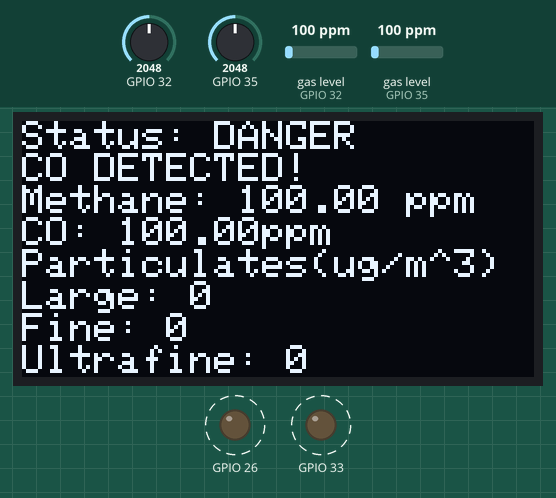
Simulated run of this program. Board: ESP32. Parts: 128×64 one-colour display, output pins drawn as LEDs (lit = HIGH). Dashed ring = blinking. The test bench sets the inputs (shaded band); at power-on: gas level (sensors on GPIO 32, GPIO 35) 100 ppm, GPIO 32 = 2048, GPIO 35 = 2048 (analog values on the 0–4095 scale). WiFi joins after 1.5 s; servers stay silent unless stated; uploads are accepted with an empty reply; what the program prints to the serial monitor is not drawn.

Above: at 7.8 s.
7.9 s: gas level (sensor on GPIO 32) set to 76 ppm
At 11.0 s:
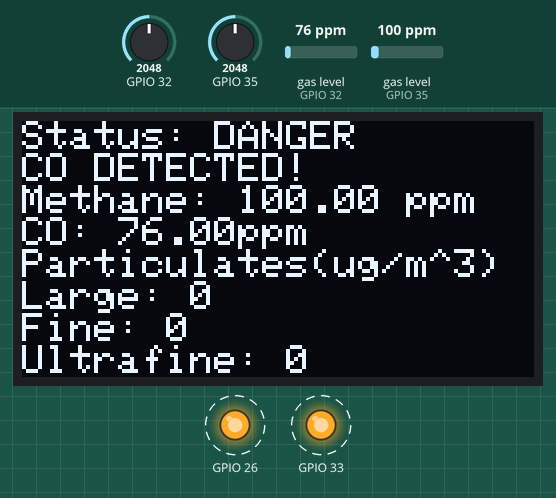
11.1 s: gas level (sensor on GPIO 32) set to 64 ppm
At 13.8 s:
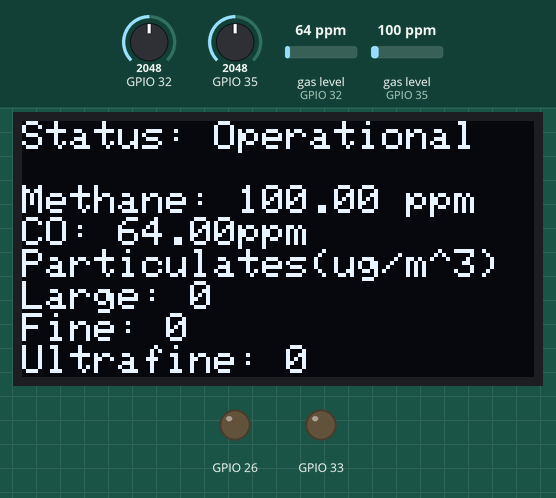
14.1 s: gas level (sensor on GPIO 35) set to 738 ppm
At 16.2 s:
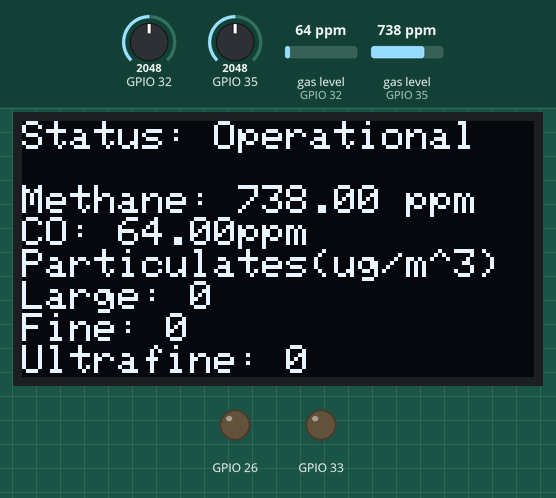
17.1 s: gas level (sensor on GPIO 35) set to 763 ppm
At 21.4 s:
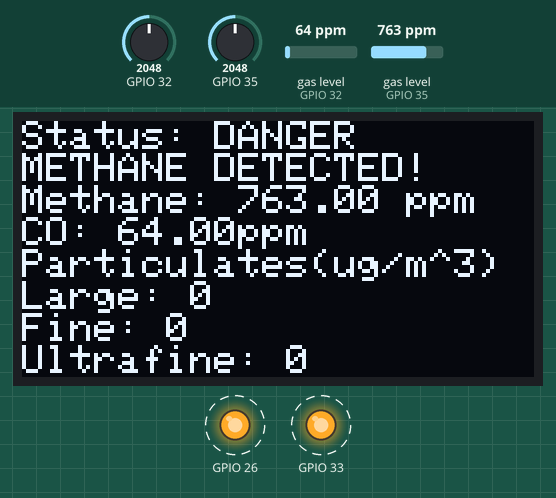
22.9 s: gas level (sensor on GPIO 32) set to 20 ppm
At 26.0 s:
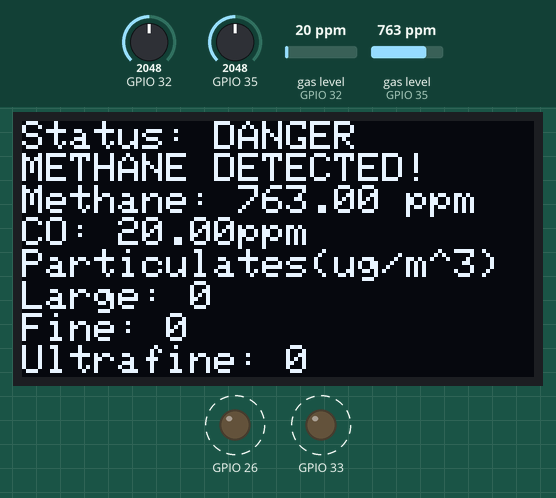
26.1 s: gas level (sensor on GPIO 35) set to 20 ppm
At 28.9 s:
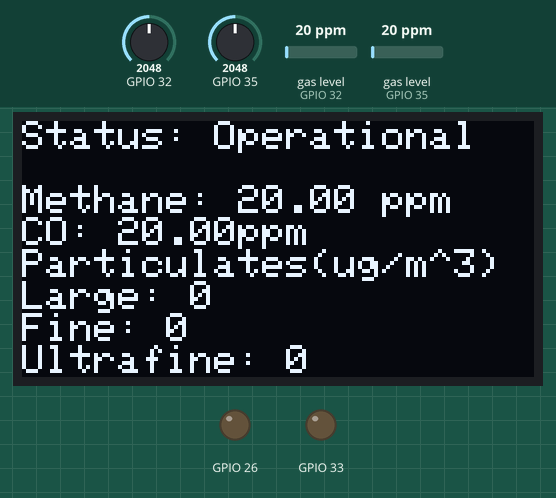
Timing chart, 0 to 30.1 s (numbered marks = the images above; inputs shaded):
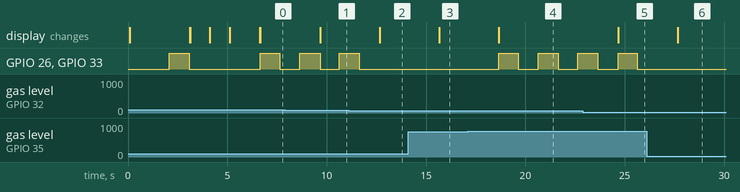

The program:

main.cpp
```cpp
#include <Arduino.h>
#include <array>
#include <Wire.h>
#include <SPI.h>
#include "cs147_display.h"
#include <MQUnifiedsensor.h>
#include <WiFi.h>
#include <HTTPClient.h>
#include <WiFiClientSecure.h>
#include "comas_cloud.h"
#include "comas_pms5003.h"

#define getLoadingIcon() loading_sprites[(millis() / 1000) % 4]

namespace Pins {
    constexpr uint8_t buzzer = 33;
    constexpr uint8_t methane_sensor = 35;
    constexpr uint8_t co_sensor = 32;
    constexpr uint8_t led = 26;
    constexpr uint8_t rx_pin = 16;
    constexpr uint8_t tx_pin = 17;  //Unused, we dont send data to the sensor.
}

// Sensor calibration values.
constexpr float METHANE_RES_REF = 3.0f;
constexpr float CO_RES_REF = 9.0f;

constexpr float ADC_VOLTAGE = 3.3f;
constexpr float SENSOR_VCC = 5.0f;
constexpr uint8_t ADC_BITS = 12;

char loading_sprites[] = {'|', '/', '-', '\\'};

// Sensors
MQUnifiedsensor methane_sensor(
    "ESP32",
    ADC_VOLTAGE,
    ADC_BITS,
    Pins::methane_sensor,
    "MQ-2"
);

MQUnifiedsensor co_sensor(
    "ESP32",
    ADC_VOLTAGE,
    ADC_BITS,
    Pins::co_sensor,
    "MQ-7"
);

//Loop globals
unsigned long last_print_ms = 0;
unsigned long last_beep = 0;
unsigned long last_communication = 0;
bool beeping = false;
int remote_alert_node = 0;
unsigned long last_alert_poll_ms = 0;
unsigned long last_sample_ms = 0;
float methane_ppm;
float co_ppm;
struct PmsReading pms;
int alert_status;


float readMethanePPM() {
    float voltage = (analogReadMilliVolts(Pins::methane_sensor) / 1000.0f) * 2.0f;

    methane_sensor.externalADCUpdate(voltage);

    return methane_sensor.readSensor();
}

float readCOPPM() {
    float voltage = (analogReadMilliVolts(Pins::co_sensor) / 1000.0f) * 2.0f;

    co_sensor.externalADCUpdate(voltage);

    return co_sensor.readSensor();
}

int getAlertStatus(float methane_ppm, float co_ppm, struct PmsReading pms) {
    int result = 0;

    if (methane_ppm >= METHANE_PPM_THRESHOLD) result += 2;
    if (co_ppm >= CO_PPM_THRESHOLD) result += 1;
    if (pms.pm2_5 >= PM25_UGM3_THRESHOLD) result += 4;
    if (remote_alert_node) result += 8;

    return result;
}


void setup() {
    Serial.begin(115200);

    //I2C to display
    cs147InitDisplay();
    cs147DisplayLines(
        "Booting COMAS...",
        "",
        "Group: 18",
        "CS147"
    );
    delay(2000);

    // Buzzer & LED INIT
    pinMode(Pins::buzzer, OUTPUT);
    pinMode(Pins::led, OUTPUT);

    digitalWrite(Pins::buzzer, HIGH);
    digitalWrite(Pins::led, HIGH);
    delay(1000);
    digitalWrite(Pins::buzzer, LOW);
    digitalWrite(Pins::led, LOW);

    // ADC INIT
    analogReadResolution(12);

    // MQ-2 INIT
    methane_sensor.init();
    methane_sensor.setVCC(SENSOR_VCC);
    methane_sensor.setRL(1);
    methane_sensor.setR0(METHANE_RES_REF);
    methane_sensor.setRegressionMethod(1);
    methane_sensor.setA(4309);
    methane_sensor.setB(-2.625);

    // MQ-7 INIT
    co_sensor.init();
    co_sensor.setVCC(SENSOR_VCC);
    co_sensor.setRL(10);
    co_sensor.setR0(CO_RES_REF);
    co_sensor.setRegressionMethod(1);
    co_sensor.setA(99.042);
    co_sensor.setB(-1.518);

    comasInitPms(Pins::rx_pin, Pins::tx_pin);

    //wait for particle sensor to wakeup
    unsigned long wakeup_ms = millis() + SENSOR_WARMUP_MS;
    while (millis() < wakeup_ms) {
        cs147DisplayLines(
            "Booting COMAS...",
            "",
            "Sensors warming up.",
            "Done in " + String( (int)(wakeup_ms - millis())/1000) + "s."
        );
    }

    int wifi_attempts = 0;

    cs147DisplayLines(
                "Booting COMAS...",
                "",
                "Connecting to network\n" + String(COMAS_WIFI_SSID)
            );

    while (wifi_attempts < WIFI_MAX_ATTEMPTS) {
        wifi_attempts++;
        comasConnectWifi();

        if (!comasWifiOk()) {
            Serial.println("ERROR!");
            cs147DisplayLines(
                "Booting COMAS...",
                "",
                "Connecting to network\n" + String(COMAS_WIFI_SSID),
                "FAILURE!\nRetrying (" + String(wifi_attempts) + "/" + String(WIFI_MAX_ATTEMPTS) + ") " + getLoadingIcon()
            );
        } else {
            Serial.println("WiFi connected");
            cs147DisplayLines(
                "Booting COMAS...",
                "",
                "Connecting to network\n" + String(COMAS_WIFI_SSID),
                "Success!"
            );

            break;
        }
    }

    if (!comasWifiOk()) {
        cs147DisplayLines(
                "Booting COMAS...",
                "",
                "Unable to connect.",
                "Continuing locally."
            );
            delay(2000);
    }
}

void loop() {
    unsigned long now = millis();

    if (now - last_alert_poll_ms >= ALERT_POLL_INTERVAL_MS) {
        last_alert_poll_ms = now;

        remote_alert_node = comasPollRemoteAlert();
    }

    if (now - last_sample_ms >= SAMPLE_INTERVAL_MS) {
        last_sample_ms = now;

        methane_ppm = readMethanePPM();
        co_ppm = readCOPPM();
        pms = comasReadPms();
        alert_status = getAlertStatus(methane_ppm, co_ppm, pms);
    }

    // Print values
    if (now - last_print_ms >= PRINT_INTERVAL) {
        last_print_ms = now;

        Serial.print("Methane: ");
        Serial.print(methane_ppm);

        Serial.print(" ppm | CO: ");
        Serial.print(co_ppm);
        Serial.println(" ppm");

        Serial.print(" PM1.0=");
        Serial.print(pms.pm1_0);

        Serial.print(" PM2.5=");
        Serial.print(pms.pm2_5);

        Serial.print(" PM10=");
        Serial.println(pms.pm10);

        String alert_text = " ";
        if (alert_status & (1 << 0)) {
            alert_text = "CO DETECTED!";
        } else if (alert_status & (1 << 1)) {
            alert_text = "METHANE DETECTED!";
        } else if (alert_status & (1 << 2)) {
            alert_text = "High Particles!";
        } else if (alert_status & (1 << 3) && remote_alert_node != COMAS_NODE_ID) {
            alert_text = "UNSAFE LEVELS AT NODE " + String(remote_alert_node);
        }

        cs147DisplayLines(
            "Status: " + String(alert_text != " " ? "DANGER" : (comasWifiOk() ? "Operational" : "Local Only")),
            alert_text,
            "Methane: " + String(methane_ppm) + " ppm\nCO: " + String(co_ppm) + "ppm",
            "Particulates(ug/m^3)\nLarge: " + String(pms.pm10) + "\nFine: " + String(pms.pm2_5) + "\nUltrafine: " + String(pms.pm1_0)
        );
    }

    if (now - last_beep >= BEEP_INTERVAL) {
        last_beep = now;

        if (alert_status) {
            beeping = !beeping;
            if (beeping) {
                    digitalWrite(Pins::buzzer, HIGH);
                    digitalWrite(Pins::led, HIGH);
            } else {
                    digitalWrite(Pins::buzzer, LOW);
                    digitalWrite(Pins::led, LOW);
            }
        } else {
            digitalWrite(Pins::buzzer, LOW);
            digitalWrite(Pins::led, LOW);
        }
    }

    if (now - last_communication >= TELEMETRY_INTERVAL) {
        last_communication = now;

        comasPostTelemetry(
            co_ppm,
            methane_ppm,
            pms.pm2_5,
            pms.pm10,
            alert_status & ~(1 << 3)
        );
    }
}
```

comas_cloud.h
```cpp
#pragma once
#include <Arduino.h>
#include <WiFi.h>
#include <WiFiClientSecure.h>
#include <HTTPClient.h>
#include "comas_config.h"

// wifi + cloud stuff (architecture 2: node -> wifi AP -> cloud server)
// handles both http (local flask server) and https (Render).
// the json we send is tiny and always the same shape so snprintf is fine,
// didn't feel like pulling in ArduinoJson just for this

inline bool comasConnectWifi(uint32_t timeoutMs = 10000) {
  WiFi.mode(WIFI_STA);
  WiFi.begin(COMAS_WIFI_SSID, COMAS_WIFI_PASS);
  const uint32_t start = millis();
  while (WiFi.status() != WL_CONNECTED && millis() - start < timeoutMs) {
    delay(250);
  }
  Serial.println();
  if (WiFi.status() == WL_CONNECTED) {
    Serial.print("Wi-Fi connected, IP: ");
    Serial.println(WiFi.localIP());
    Serial.print("Gateway: ");
    Serial.println(WiFi.gatewayIP());
    return true;
  }
  return false;
}

inline bool comasWifiOk() {
  return WiFi.status() == WL_CONNECTED;
}

// picks http vs https based on the url
inline bool comasHttpBegin(HTTPClient& http, WiFiClientSecure& secureClient,
                           const String& url) {
  if (url.startsWith("https://")) {
    // not bothering with cert verification, it's a class project
    secureClient.setInsecure();
    return http.begin(secureClient, url);
  }
  return http.begin(url);
}

// upload one sample. alarmFlag is a bitmask: 1=CO, 2=methane, 4=particles (0 = all good)
inline bool comasPostTelemetry(int coRaw, int methaneRaw, int pm25,
                               int pm10, int alarmFlag) {
  if (!comasWifiOk()) return false;

  char body[192];
  snprintf(body, sizeof(body),
           "{\"node_id\":%d,\"co_raw\":%d,\"methane_raw\":%d,"
           "\"pm25\":%d,\"pm10\":%d,\"alarm\":%d}",
           COMAS_NODE_ID, coRaw, methaneRaw, pm25, pm10, alarmFlag);

  WiFiClientSecure secureClient;
  HTTPClient http;
  if (!comasHttpBegin(http, secureClient,
                      String(COMAS_SERVER) + "/api/telemetry")) {
    return false;
  }
  http.setConnectTimeout(2000);
  http.setTimeout(2000);
  http.addHeader("Content-Type", "application/json");
  const int code = http.POST(body);
  http.end();

  if (code != 200) {
    Serial.print("Telemetry POST failed, HTTP ");
    Serial.println(code);
    return false;
  }
  return true;
}

// asks the server if any node has an alarm going. returns that node's id,
// or 0 if everything's fine (or the request failed, same difference here).
// server just sends back the id as plain text ("0"/"1"/"2")
inline int comasPollRemoteAlert() {
  if (!comasWifiOk()) return 0;

  WiFiClientSecure secureClient;
  HTTPClient http;
  if (!comasHttpBegin(http, secureClient,
                      String(COMAS_SERVER) + "/api/active_alert")) {
    return 0;
  }
  http.setConnectTimeout(2000);
  http.setTimeout(2000);
  const int code = http.GET();
  int alertNode = 0;
  if (code == 200) {
    alertNode = http.getString().toInt();
  }
  http.end();
  return alertNode;
}
```

comas_pms5003.h
```cpp
#pragma once
#include <Arduino.h>
#include "comas_config.h"

struct PmsReading {
    uint16_t pm1_0 = 0;
    uint16_t pm2_5 = 0;
    uint16_t pm10  = 0;
};

inline void comasInitPms(int8_t RX_PIN, int8_t TX_PIN) {
    Serial2.begin(9600, SERIAL_8N1, RX_PIN, TX_PIN);
}

inline PmsReading comasReadPms() {
    PmsReading result;
    uint8_t data[32];

    while (Serial2.available() >= 32) {

        // Search for first header byte
        if (Serial2.peek() != 0x42) {
            Serial2.read();
            continue;
        }

        Serial2.readBytes(data, 32);

        // Validate header
        if (data[0] != 0x42 || data[1] != 0x4D) {
            continue;
        }

        // Validate checksum
        uint16_t sum = 0;

        for (int i = 0; i < 30; i++) {
            sum += data[i];
        }

        uint16_t expected =
            ((uint16_t)data[30] << 8) |
            data[31];

        if (sum != expected) {
            continue;
        }

        // PM values
        result.pm1_0 =
            ((uint16_t)data[10] << 8) |
            data[11];

        result.pm2_5 =
            ((uint16_t)data[12] << 8) |
            data[13];

        result.pm10 =
            ((uint16_t)data[14] << 8) |
            data[15];
    }

    Serial2.flush();
    return result;
}
```

cs147_display.h
```cpp
#pragma once

#include <Arduino.h>
#include <Wire.h>
#include <Adafruit_GFX.h>
#include <Adafruit_SSD1306.h>

constexpr int CS147_SCREEN_WIDTH = 128;
constexpr int CS147_SCREEN_HEIGHT = 64;

// The most common address for this four-pin I2C OLED.
// Change to 0x3D only if the I2C scanner reports 0x3D.
constexpr uint8_t CS147_OLED_ADDRESS = 0x3C;

inline Adafruit_SSD1306& cs147Display() {
  // -1 means the OLED does not use a separate ESP32 reset pin.
  static Adafruit_SSD1306 display(
      CS147_SCREEN_WIDTH,
      CS147_SCREEN_HEIGHT,
      &Wire,
      -1);

  return display;
}

inline bool cs147InitDisplay() {
  auto& display = cs147Display();
 if (!display.begin(
          SSD1306_SWITCHCAPVCC,
          CS147_OLED_ADDRESS)) {
    Serial.println(
        "OLED initialization failed. "
        "Check SDA, SCL, power, and I2C address.");
    return false;
  }

  display.clearDisplay();
  display.setTextSize(1);
  display.setTextColor(SSD1306_WHITE);
  display.setCursor(0, 0);
  display.println("CS147 IoT Kit");
  display.display();

  return true;
}

inline void cs147DisplayLines(
    const String& line1,
    const String& line2 = "",
    const String& line3 = "",
    const String& line4 = "") {

  auto& display = cs147Display();

  display.clearDisplay();
  display.setTextSize(1);
  display.setTextColor(SSD1306_WHITE);
  display.setCursor(0, 0);

  display.println(line1);

  if (line2.length()) {
    display.println(line2);
  }
  if (line3.length()) {
    display.println(line3);
  }
  if (line4.length()) {
    display.println(line4);
  }

  display.display();
}
```

comas_config.h
```cpp
#pragma once
#include <Arduino.h>

// COMAS config - team 18, CS147
// pretty much everything you'd want to tweak is in this file

// change this to 2 before flashing the second board!
constexpr int COMAS_NODE_ID = 2;

// wifi creds
constexpr const char* COMAS_WIFI_SSID = "YOUR_WIFI_SSID";
constexpr const char* COMAS_WIFI_PASS = "YOUR_WIFI_PASSWORD";
constexpr const int WIFI_MAX_ATTEMPTS = 3;

// server base url, no trailing slash. local IP while testing,
// swap in the EC2/azure ip once it's deployed
constexpr const char* COMAS_SERVER = "https://comas-8tcc.onrender.com/";

// timing
constexpr uint32_t SAMPLE_INTERVAL_MS      = 2000;  // sample + upload every 15s
constexpr uint32_t ALERT_POLL_INTERVAL_MS  = 10000;  // check for alerts from the other node
constexpr uint32_t SENSOR_WARMUP_MS        = 2000;  // MQ heaters + PMS need time to wake up
constexpr uint32_t BEEP_INTERVAL           = 1000;
constexpr uint32_t TELEMETRY_INTERVAL      = 20000;
constexpr uint32_t PRINT_INTERVAL          = 3000;

// alarm thresholds
constexpr int CO_PPM_THRESHOLD      = 70;   //ppm, standard CO alarm value
constexpr int METHANE_PPM_THRESHOLD = 750; //ppm, 10% of methanes explosive limit
constexpr int PM25_UGM3_THRESHOLD   = 150;  // ug/m3, this is already "unhealthy" on the AQI scale
```

Measured:
- the behaviour switches between 70 and 69 ppm on gas level (sensor on GPIO 32) (found by bisection; images 1 and 2)
- the behaviour switches between 749 and 750 ppm on gas level (sensor on GPIO 35) (found by bisection; images 3 and 4)
- after the input at 7.9 s, the display: changes after 1.8 s (image 1)
- after the input at 11.1 s, GPIO 26, GPIO 33: goes on until 11.6 s, then stays LOW; the display: changes after 1.6 s (image 2)
- after the input at 14.1 s, the display: changes after 1.6 s (image 3)
- after the input at 17.1 s, GPIO 26, GPIO 33: alternates HIGH for 1.0 s and LOW for 0.99 s, starting after 1.6 s; the display: changes after 1.6 s (image 4)
- after the input at 22.9 s, the display: changes after 1.8 s (image 5)
- after the input at 26.1 s, GPIO 26, GPIO 33: stops changing and stays LOW; the display: changes after 1.6 s (image 6)
